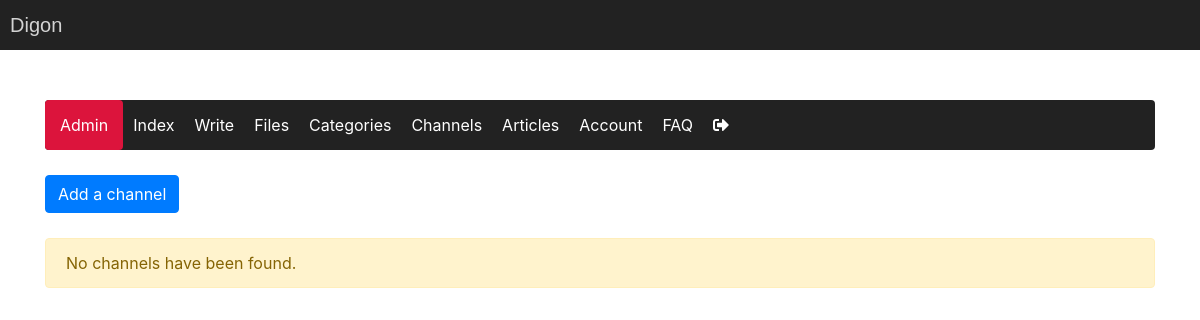
Page /pages/channels.php (signed in) on the earlier database version.
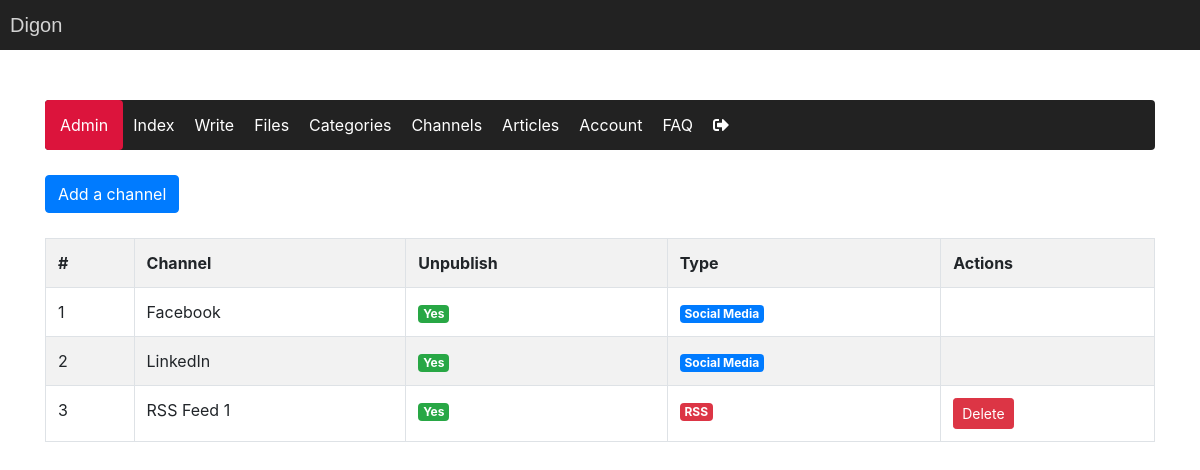
Same page on the later database version.
### tables this page shows
CREATE TABLE `channel` (
  `row_id` int(11) NOT NULL,
  `name` varchar(50) NOT NULL,
  `can_unpublish` tinyint(1) NOT NULL,
  `type` int(1) NOT NULL
);

### classes/dbh.class.php (called while the page is built, shortened)
<?php
    class Dbh implements DatabaseConst, LinkUrl {
        protected function connect() {
            $conn = new mysqli(DatabaseConst::SERVERNAME, DatabaseConst::USERNAME, DatabaseConst::PASSWORD, DatabaseConst::DBNAME);
            return $conn;
        }
    }
?>

### classes/channel.class.php (called while the page is built, shortened)
<?php
    Class Channel extends Dbh implements LinkUrl {
        protected function getMediaChannels() {
            $sql = "SELECT * FROM channel";
            $result = $this->connect()->query($sql);
            return $result;
        }
    }
?>

### classes/channelview.class.php (the view, shortened to what this page needs)
<?php
    Class ChannelView extends channel implements LinkUrl {
         public function showMediaChannels() {
            $FunctionsObj = new Functions();
            $result = $this->getMediaChannels();
            if ($result->num_rows > 0) {
                echo "<tr>";
                echo " <th>#</th>";
                echo "<th>Channel</th>";
                echo "<th>Unpublish</th>";
                echo "<th>Type</th>";
                echo "<th>Actions</th>";
                echo "</tr>";
                while($row = $result->fetch_assoc()) {
                    echo "<tr>";
                    echo "<td>".$row['row_id']."</td>";
                    echo "<td>".$row['name']."</td>";
                    if ($row["can_unpublish"] == 1)
                        echo "<td><span class='badge badge-success'>Yes</span></td>";
                    else
                        echo "<td><span class='badge badge-danger'>No</span></td>";
                    if ($row['type'] == 0)
                        echo " <td><span class='badge badge-warning'>Other</span></td>";
                    else if ($row['type'] == 1)
                        echo " <td><span class='badge badge-primary'>Social Media</span></td>";
                    else
                        echo " <td><span class='badge badge-danger'>RSS</span></td>";
                    if ($row['type'] == 2)
                        echo " <td><button class='btn btn-danger btn-sm' onclick='askDeleteChannel(".$row["row_id"].")'>Delete</button></td>";
                    else
                        echo "<td></td>";
                    echo "</tr>";
                }
            } else {
                echo $FunctionsObj->outcomeMessage("warning","No channels have been found.");
            }
        }
    }
?>

### pages/channels.php (shortened to what this page needs)
<!DOCTYPE html>
<html lang="nl">
    <head>
        <?php
            include "../includes/head.inc.php";
        ?>
    </head>
    <body>
        <?php
            include_once "../includes/header.inc.php";
        ?>
        <main class="general-main container">
            <ul class='nav nav-pills admin-navbar'>
                <?php
                    include_once "../includes/navbar.inc.php";
                ?>
            </ul>
            <div class="channels-admin-actions-container">
                <button class="btn btn-primary" onclick="askAddChannel()">Add a channel</button>
            </div>
            <div class="col-lg-12 col-md-12 col-sm-12 channels-table-container">
                <table class="table table-bordered table-striped channels-channel-table">
                    <?php
                        $channelViewObj = new ChannelView();
                        $channelViewObj->showMediaChannels();
                    ?>
                </table>
            </div>
        </main>
    </body>
</html>

### includes/head.inc.php (shortened to what this page needs)
<link rel="stylesheet" type="text/css" href="<?php echo LinkUrl::LINKURL; ?>styles/style.css">
<link defer rel="stylesheet" href="https://maxcdn.bootstrapcdn.com/bootstrap/4.4.1/css/bootstrap.min.css">
<link rel="stylesheet" href="https://use.fontawesome.com/releases/v5.7.0/css/all.css">

### includes/header.inc.php
<header class="header">
    <div class="inner-header">
        <div class="inner-header-logo-container">
            <a class="inner-header-logo-text" href="<?php echo $indexPath ?>">Digon</a>
        </div>
    </div>
</header>

### includes/navbar.inc.php (shortened to what this page needs)
<?php
    if (isset($_SESSION["userID"])) {
        if ($_SESSION["userFunction"] == 1)
            $text = "Admin";
        else
            $text = "Moderator";
        echo "<li class='nav-link admin-navbar-header'><span class='admin-burger-menu' onclick='toggleAdminNav()'>&#9776;</span>".$text."</li>";
        echo "<li class='nav-item admin-nav-item'>";
        echo "<a class='nav-link nav-link-admin' href='".LinkUrl::LINKURL."index'>Index</a>";
        echo "</li>";
        echo "<li class='nav-item admin-nav-item'>";
        echo "<a class='nav-link nav-link-admin' href='".LinkUrl::LINKURL."write'>Write</a>";
        echo "</li>";
        echo "<li class='nav-item admin-nav-item'>";
        echo "<a class='nav-link nav-link-admin' href='".LinkUrl::LINKURL."files'>Files</a>";
        echo "</li>";
        echo "<li class='nav-item admin-nav-item'>";
        echo "<a class='nav-link nav-link-admin' href='".LinkUrl::LINKURL."categories'>Categories</a>";
        echo "</li>";
        echo "<li class='nav-item admin-nav-item'>";
        echo "<a class='nav-link nav-link-admin' href='".LinkUrl::LINKURL."channels'>Channels</a>";
        echo "</li>";
        echo "<li class='nav-item admin-nav-item'>";
        echo "<a class='nav-link nav-link-admin' href='".LinkUrl::LINKURL."calendar'>Articles</a>";
        echo "</li>";
        echo "<li class='nav-item admin-nav-item'>";
        echo "<a class='nav-link nav-link-admin' href='".LinkUrl::LINKURL."account'>Account</a>";
        echo "</li>";
        echo "<li class='nav-item admin-nav-item'>";
        echo "<a class='nav-link nav-link-admin' href='".LinkUrl::LINKURL."FAQ'>FAQ</a>";
        echo "</li>";
        echo "<li class='nav-item admin-nav-item'>";
        echo "<button class='button-logout' type='button' onclick='logout()'><i class='fas fa-sign-out-alt'></i></button>";
        echo "</li>";
    }
?>

### classes/functions.class.php (shortened to what this page needs)
<?php
    class Functions implements LinkUrl {
        public function outcomeMessage($outcome,$message) {
            if ($outcome === "success") {
               echo "<p class='alert alert-success' role='alert'>".$message."</p>";
            } else if($outcome === "error") {
                echo "<p class='alert alert-danger' role='alert'>".$message."</p>";
            } else {
                echo "<p class='alert alert-warning' role='alert'>".$message."</p>";
            }
        }
    }
?>

### styles/style.css (style rules this page uses)
* { margin: 0; padding: 0; scroll-behavior: smooth; }
.general-main { margin-top: 25px !important; margin: 100px auto 100px auto !important; }
.header { background-color: #222; position: fixed; width: 100%; top: 0px; z-index: 999999; height: 50px; line-height: 50px; }
.inner-header { margin: 0 auto; display: grid; grid-template-columns: 1fr 1fr; }
.inner-header-logo-text { color: lightgrey; font-family: sans-serif; font-size: 20px; }
.admin-navbar { background-color: #222; border-radius: 0.25rem; margin-bottom: 25px !important; position: sticky; top: 100px; z-index: 99999; }
.admin-navbar::before, .articles-article-breadcrumbs::before { content: ''; position: absolute; display: block; margin-top: -100px; background-color: white; width: 100%; height: 100px; }
.admin-navbar-header { background-color: crimson; height: 50px; line-height: 50px; padding: 0px 15px !important; color: white; }
.nav-link-admin { color: white; line-height: 50px; margin: 0px !important; padding: 0px 10px !important; }
.button-logout { height: 100%; border: none; background-color: rgba(0,0,0,0); color: white; margin-left: 10px; }
.channels-table-container { width: 100%; padding: 0px !important; overflow-x: scroll; }
.channels-admin-actions-container { padding-bottom: 25px; }
@media (min-width: 1200px) { main, .general-nav, .inner-header { width: 970px; } }
@media (min-width: 1200px) { main, .general-nav, .inner-header { width: 1180px; } }

Differences in the rows shown:
added channel: row_id "1", name "Facebook", can_unpublish "Yes", type "Social Media"
added channel: row_id "2", name "LinkedIn", can_unpublish "Yes", type "Social Media"
added channel: row_id "3", name "RSS Feed 1", can_unpublish "Yes", type "RSS"
Other differences:
$message: "No channels have been found." → (not shown)
text now shown: "# Channel Unpublish Type Actions"
